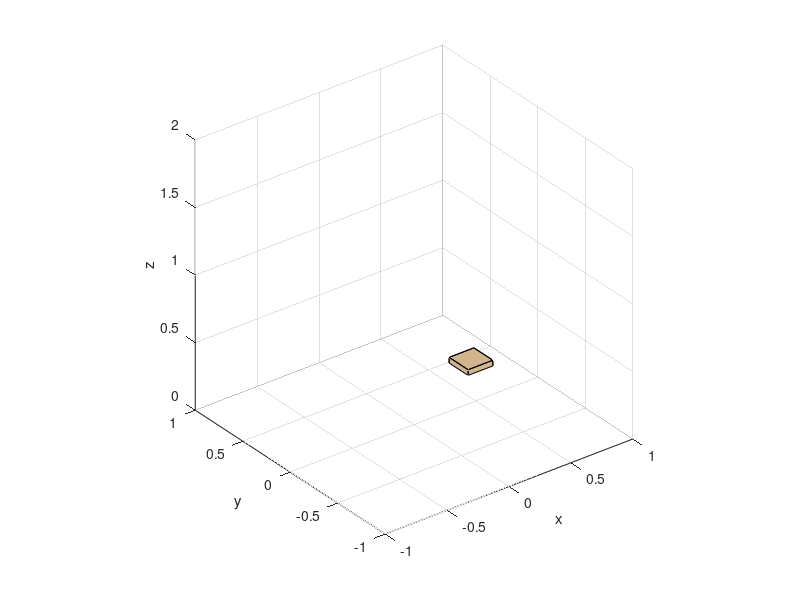

MATLAB code to generate this figure: (Note: this script raises an error after producing the figure.)
%% 
clear
clc
%% 定义路径点空间与绘图空间
axisStart = [-1 -1 0];
axisLWH = [2 2 2];
w=[-1 1 -1 1 0 2];
grid on;
axis equal;
axis([w])
xlabel('x')
ylabel('y')
zlabel('z')
view(3)
%% %% 取球路径
PathPoint = [0.6855     0       1.141;
            0.5    0.6 0.8              %到第一途经点
             -0.5         -0.6     0.8  %夹取点
             0            -0.6    0.8
             0.6855     0       1.141];  %放置点
%% 定义放置平台
pos_platform=[PathPoint(4,1),PathPoint(4,2),PathPoint(4,3)]
vertice = [
    pos_platform(1) - 0.1, pos_platform(2) - 0.1, pos_platform(3) - 0.038;
    pos_platform(1) - 0.1, pos_platform(2) + 0.1, pos_platform(3) - 0.038;
    pos_platform(1) + 0.1, pos_platform(2) + 0.1, pos_platform(3) - 0.038;
    pos_platform(1) + 0.1, pos_platform(2) - 0.1, pos_platform(3) - 0.038;
    pos_platform(1) - 0.1, pos_platform(2) - 0.1, pos_platform(3) - 0.08;
    pos_platform(1) - 0.1, pos_platform(2) + 0.1, pos_platform(3) - 0.08;
    pos_platform(1) + 0.1, pos_platform(2) + 0.1, pos_platform(3) - 0.08;
    pos_platform(1) + 0.1, pos_platform(2) - 0.1, pos_platform(3) - 0.08;
]; %定义了8个顶点
face=[1 2 3 4;
          1 2 6 5;
          1 4 8 5;
          2 3 7 6;
          3 4 8 7]; %按照上述顶点的标号定义面，下面交给patch函数绘图

%% 绘制放置平台
patch('Vertices',vertice,'Faces',face,'FaceColor',[0.82 0.71 0.55]);%绘制多面体作为平台
%% 定义与展示机械臂
q0=[0 0 0 0 0];   %q0是初始关节角度，初始关节角度都为0
q1=[0 0 0 0 0];  
set(gcf,'position', get(0, 'Screensize'))   %设置绘图窗口全屏
Five_dof=makerobot;                     %定义机械臂
displayrobot(q0,Five_dof);              %画机械臂
hold on;   
%% 定义与展示障碍物
sphereInfo.exist = 0;                   %定义障碍物
sphereInfo = createSphereObject(sphereInfo);   
drawSphereObject(sphereInfo);            %展示障碍物
hold on
%% 展示路径点
axis([w])
scatter3(PathPoint(1,1),PathPoint(1,2),PathPoint(1,3),'MarkerEdgeColor','k','MarkerFaceColor',[1 0 0]);
hold on
scatter3(PathPoint(2,1),PathPoint(2,2),PathPoint(2,3),'MarkerEdgeColor','k','MarkerFaceColor','b');
hold on
scatter3(PathPoint(3,1),PathPoint(3,2),PathPoint(3,3),'MarkerEdgeColor','k','MarkerFaceColor','b');
hold on
scatter3(PathPoint(4,1),PathPoint(4,2),PathPoint(4,3),'MarkerEdgeColor','k','MarkerFaceColor','b');
view(3)
text(PathPoint(1,1),PathPoint(1,2),PathPoint(1,3),'起点','FontSize', 12,'FontWeight','bold' );
text(PathPoint(2,1),PathPoint(2,2),PathPoint(2,3),'途经点','FontSize', 12,'FontWeight','bold' );
text(PathPoint(3,1),PathPoint(3,2),PathPoint(3,3),'夹取点','FontSize', 12,'FontWeight','bold' );
text(PathPoint(4,1),PathPoint(4,2),PathPoint(4,3),'放置点','FontSize', 12,'FontWeight','bold' );
MakeShow=1;
%% 获取路径
totalPath1= GetPath(sphereInfo,PathPoint(1:2, :));
totalPath2= GetPath(sphereInfo,PathPoint(2:3, :));
totalPath3= GetPath(sphereInfo,PathPoint(3:4, :));
totalPath4= GetPath(sphereInfo,PathPoint(4:5, :));
MakeShow=1;
%% 输入障碍物信息
radius=sphereInfo.radius;
circleCenter = [sphereInfo.centerX', sphereInfo.centerY', sphereInfo.centerZ'];
%% 贪心算法优化路径
newPath1 = GreedyOptimize(totalPath1,radius,circleCenter);
plot3(totalPath1(:,1), totalPath1(:,2), totalPath1(:,3),'LineWidth',2,'Color','r');
plot3(newPath1(:,1), newPath1(:,2), newPath1(:,3),'LineWidth',2,'Color','g');
Step1=size(newPath1,1)-1

newPath2 = GreedyOptimize(totalPath2,radius,circleCenter);
plot3(totalPath2(:,1), totalPath2(:,2), totalPath2(:,3),'LineWidth',2,'Color','r');
plot3(newPath2(:,1), newPath2(:,2), newPath2(:,3),'LineWidth',2,'Color','g');
Step2=size(newPath2,1)-1

newPath3 = GreedyOptimize(totalPath3,radius,circleCenter);
plot3(totalPath3(:,1), totalPath3(:,2), totalPath3(:,3),'LineWidth',2,'Color','r');
plot3(newPath3(:,1), newPath3(:,2), newPath3(:,3),'LineWidth',2,'Color','g');
Step3=size(newPath3,1)-1

newPath4 = GreedyOptimize(totalPath4,radius,circleCenter);
plot3(totalPath4(:,1), totalPath4(:,2), totalPath4(:,3),'LineWidth',2,'Color','r');
plot3(newPath4(:,1), newPath4(:,2), newPath4(:,3),'LineWidth',2,'Color','g');
Step4=size(newPath4,1)-1

newPath = [newPath1;newPath2(2:end, :);newPath3(2:end, :);newPath4(2:end, :)];
MakeShow=1;
clf

%% 绘图
plot_sphere([-0.5         -0.6     0.8],0.038,'r')
Steps=size(newPath,1)
k=1
for k=1:Steps-1
T=transl(newPath(k+1,:))* trotx(pi)%rpy2tr([0 0 0]); 
q0=q1;
q1=Five_dof.ikunc(T); %ikunc是求解逆运动学的函数，求解逆运动学得到机械臂的关节参数
qt1=jtraj(q0,q1,60);


 if (k>(Step1+Step2))&&(k<=(Step1+Step2+Step3))
 clf
for p=1:60
   
clf
    drawSphereObject(sphereInfo); 
patch('Vertices',vertice,'Faces',face,'FaceColor',[0.82 0.71 0.55]);


    TT=Five_dof.fkine(qt1(p,:));% 计算当前关节角度对应的末端执行器变换矩阵T
    P=transl(TT);%提取末端执行器的位置
    ballHandle=plot_sphere(P,0.038,'r') %绘制小球，球心位置(0.8 0 0.038)，半径为0.038
    Five_dof.plot3d(qt1(p,:),'notiles','workspace',w,'path',...
'D:\Classrobot\STLfile','nowrist','fps',60)
 
end

 else
 if k<=(Step1+Step2)
    plot_sphere([-0.5         -0.6     0.8],0.038,'r')
drawSphereObject(sphereInfo); 
patch('Vertices',vertice,'Faces',face,'FaceColor',[0.82 0.71 0.55]);
displayrobot(qt1,Five_dof);    
 else
     % plot_sphere([-0.5         -0.6     0.8],0.038,'r')
drawSphereObject(sphereInfo); 
patch('Vertices',vertice,'Faces',face,'FaceColor',[0.82 0.71 0.55]);
displayrobot(qt1,Five_dof);    
 end



 end 



end
MakeShow=1;
